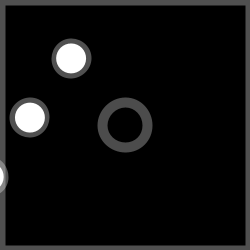
Frame 1 (no input)
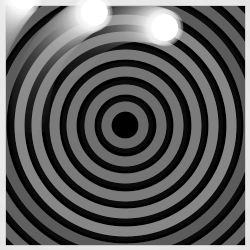
Frame 60 (the mouse pressed at the canvas centre just before this capture)
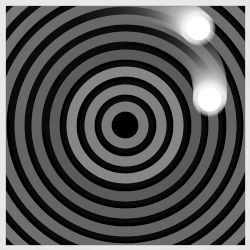
Frame 120 (the mouse held since frame 60 and released just before this capture)

The Processing sketch that drew these frames (run headless with seeded random() and noise(); from frame 60 on, the mouse is pressed at the canvas centre):

// Processing sketch: processing_19381
// ── processing_19381.pde

float angle = 0.0;
float x = -80.0;
float y = 30;
float c = 10.0;
void setup () {
  size(250, 250);
  background (0);
  smooth();
  noStroke();
    fill(250);
}
 // background circles
void draw () {
  c = c + 35;
  noFill();
  strokeWeight(10);
  stroke(255, 80);
  ellipse (125, 125, c, c);
  if ( c > 300) {
    c = 2;
  }
  // smaller circles with white streaks, circle the center (rotate)
  x = x + 0.3;
 if (x > - 40) {
    x = - 150;
 }
 y = y - 0.053; // reset value
if (y < 1) {
   y = 1;
}
  frameRate(30);
  fill(0, 12);
rect (0, 0, 250, 250);
fill(255);
angle = angle + 0.02;
translate (150, 100);
rotate (angle);


ellipse(x, -40, y, y);
ellipse(x - 40, 20, y, y);
ellipse(x - 80, 80, y, y);


}
